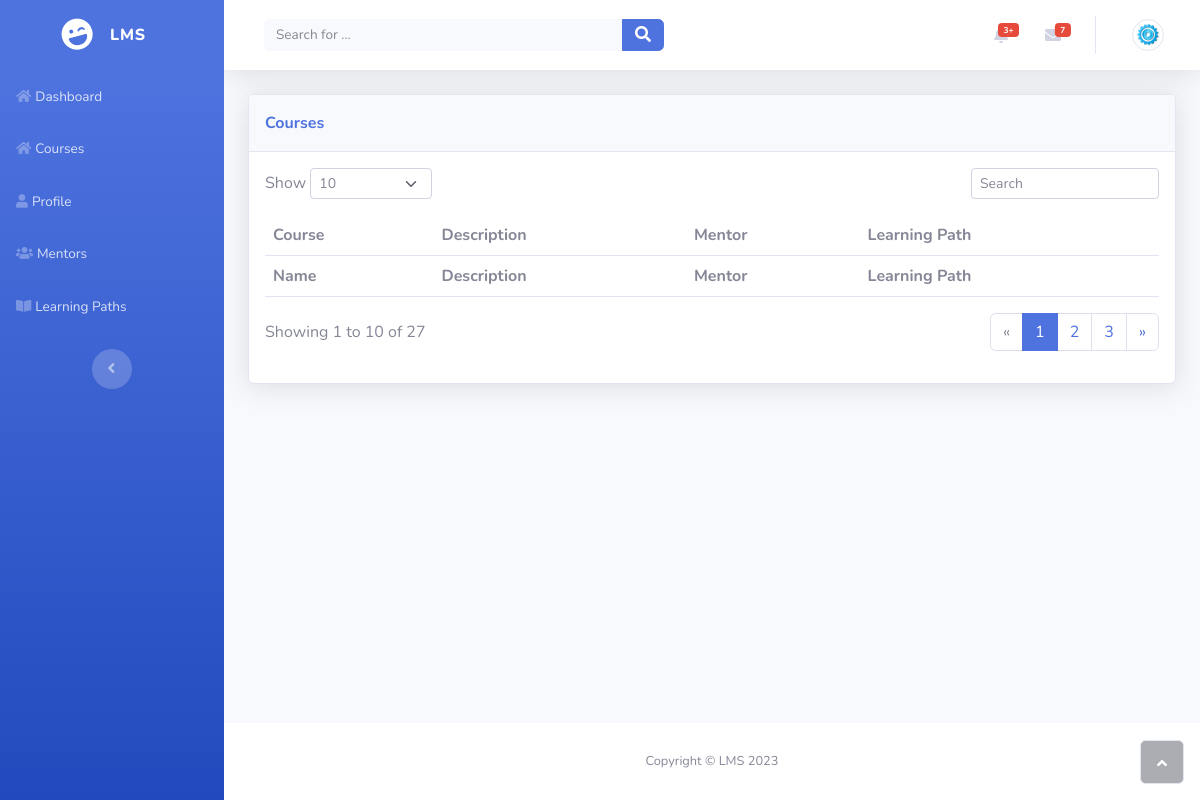
The page /Views/Mentor/view_courses.php on the database as committed earlier.
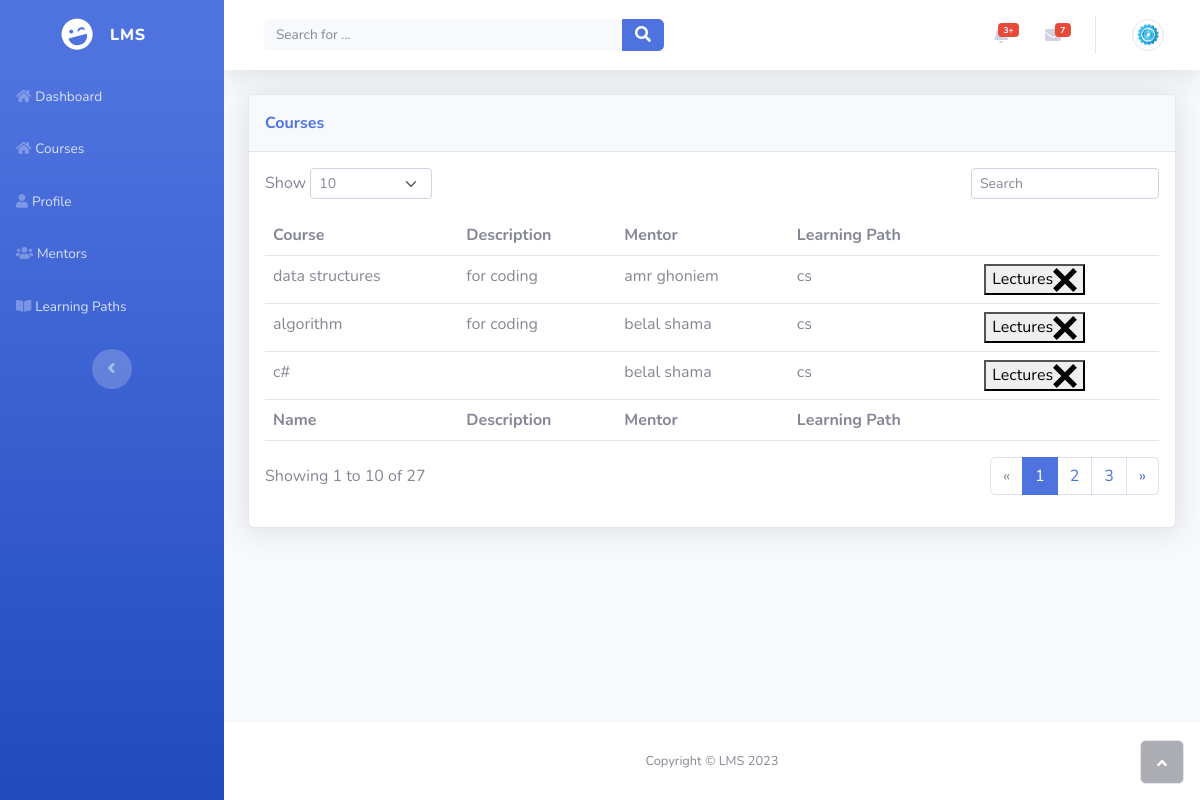
The same page on the database as committed later.
### tables this page shows
CREATE TABLE `course` (
  `id` int NOT NULL AUTO_INCREMENT,
  `name` varchar(50) DEFAULT NULL,
  `description` text,
  `requirements` text,
  `mentor_id` int DEFAULT NULL,
  `learning_path_id` int DEFAULT NULL,
  PRIMARY KEY (`id`),
  UNIQUE KEY `name` (`name`),
  KEY `mentor_id` (`mentor_id`),
  KEY `learning_path_id` (`learning_path_id`),
  CONSTRAINT `course_ibfk_1` FOREIGN KEY (`mentor_id`) REFERENCES `mentor` (`id`) ON DELETE CASCADE ON UPDATE CASCADE,
  CONSTRAINT `course_ibfk_2` FOREIGN KEY (`learning_path_id`) REFERENCES `learning_path` (`id`) ON DELETE CASCADE ON UPDATE CASCADE
);

CREATE TABLE `mentor` (
  `id` int NOT NULL AUTO_INCREMENT,
  `fname` varchar(50) DEFAULT NULL,
  `lname` varchar(50) DEFAULT NULL,
  `password` varchar(50) DEFAULT NULL,
  `nationality` varchar(50) DEFAULT NULL,
  `gender` varchar(50) DEFAULT NULL,
  `birthdate` date DEFAULT NULL,
  `email` varchar(50) DEFAULT NULL,
  `phone` varchar(50) DEFAULT NULL,
  `salary` double DEFAULT NULL,
  `final_rate` double DEFAULT NULL,
  PRIMARY KEY (`id`),
  UNIQUE KEY `password` (`password`),
  UNIQUE KEY `email` (`email`),
  UNIQUE KEY `phone` (`phone`)
);

CREATE TABLE `learning_path` (
  `id` int NOT NULL AUTO_INCREMENT,
  `name` varchar(50) DEFAULT NULL,
  PRIMARY KEY (`id`),
  UNIQUE KEY `name` (`name`)
);

### Controllers/UsersController.php (called while the page is built, shortened)
<?php
require_once(__DIR__ . "/DBController.php");
class UsersController
{
    public function GetLearningPathCoursesInfo($id)
    {
        $this->db = new DBController();
        if ($this->db->connect()) {
            $query = "select c.id as course_id,c.name as course,
                    c.description as description, lp.name as learning_path,
                    m.fname as mentor_fname, m.lname as mentor_lname
                    from course c, mentor m, learning_path lp
                    where m.id = c.mentor_id and lp.id = $id
                    and c.learning_path_id = lp.id;";
            return $this->db->Select($query);
        } else {
            echo "Error in Database Connection";
            return false;
        }
    }
}

### Controllers/DBController.php (called while the page is built, shortened)
<?php
class DBController
{
    private $host = "localhost";
    private $user = "root";
    private $password = "";
    private $database = "lms";
    private $port = "3306";
    private $conn;
    public function connect(): bool
    {
        $this->conn = new mysqli($this->host, $this->user, $this->password, $this->database, $this->port);
        if ($this->conn->connect_error) {
            echo "Connection failed: " . $this->conn->connect_error;
            return false;
        } else
            return true;
    }
    public function Select($sql)
    {
        $result = $this->conn->query($sql);
        return $result->fetch_all(MYSQLI_ASSOC);
    }
}

### Views/Mentor/view_courses.php (the view, shortened to what this page needs)
<?php
require_once(__DIR__ . "/../../Controllers/UsersController.php");
$Controller = new UsersController();
$Courses = $Controller->GetLearningPathCoursesInfo(1);
?>
<!DOCTYPE html>
<html lang="en">
<head>
    <link rel="stylesheet" href="../assets/bootstrap/css/bootstrap.min.css">
    <link rel="stylesheet" href="../assets/fonts/fontawesome-all.min.css">
</head>
<body id="page-top">
    <div id="wrapper">
        <nav class="navbar navbar-dark align-items-start sidebar sidebar-dark accordion bg-gradient-primary p-0">
            <div class="container-fluid d-flex flex-column p-0"><a
                    class="navbar-brand d-flex justify-content-center align-items-center sidebar-brand m-0" href="#">
                    <div class="sidebar-brand-icon rotate-n-15"><i class="fas fa-laugh-wink"></i></div>
                    <div class="sidebar-brand-text mx-3"><span>LMS</span></div>
                </a>
                <ul class="navbar-nav text-light" id="accordionSidebar">
                    <li class="nav-item"><a class="nav-link" href="dashboard.php"><i
                                class="fas fa-home"></i><span>Dashboard</span></a></li>
                    <li class="nav-item"><a class="nav-link" href="courses.php"><i
                                class="fas fa-home"></i><span>Courses</span></a></li>
                    <li class="nav-item"><a class="nav-link" href="profile.php"><i
                                class="fas fa-user"></i><span>Profile</span></a></li>
                    <li class="nav-item"><a class="nav-link" href="mentors.php"><i
                                class="fas fa-users"></i><span>Mentors</span></a></li>
                    <li class="nav-item"><a class="nav-link" href="learning paths.php"><i
                                class="fas fa-book-open"></i><span>Learning Paths</span></a></li>
                </ul>
                <div class="text-center d-none d-md-inline"><button class="btn rounded-circle border-0"
                        id="sidebarToggle" type="button"></button></div>
            </div>
        </nav>
        <div class="d-flex flex-column" id="content-wrapper">
            <div id="content">
                <nav class="navbar navbar-light navbar-expand bg-white shadow mb-4 topbar static-top">
                    <div class="container-fluid">
                        <form class="d-none d-sm-inline-block me-auto ms-md-3 my-2 my-md-0 mw-100 navbar-search">
                            <div class="input-group"><input class="bg-light form-control border-0 small" type="text"
                                    placeholder="Search for ..."><button class="btn btn-primary py-0" type="button"><i
                                        class="fas fa-search"></i></button></div>
                        </form>
                        <ul class="navbar-nav flex-nowrap ms-auto">
                            <li class="nav-item dropdown no-arrow mx-1">
                                <div class="nav-item dropdown no-arrow"><a class="dropdown-toggle nav-link"
                                        aria-expanded="false" data-bs-toggle="dropdown" href="#"><span
                                            class="badge bg-danger badge-counter">3+</span></a>
                                </div>
                            </li>
                            <li class="nav-item dropdown no-arrow mx-1">
                                <div class="nav-item dropdown no-arrow"><a class="dropdown-toggle nav-link"
                                        aria-expanded="false" data-bs-toggle="dropdown" href="#"><span
                                            class="badge bg-danger badge-counter">7</span><i
                                            class="fas fa-envelope fa-fw"></i></a>
                                </div>
                            </li>
                            <li class="nav-item dropdown no-arrow">
                                <div class="nav-item dropdown no-arrow">
                                    <a class="dropdown-toggle nav-link" aria-expanded="false" data-bs-toggle="dropdown"
                                        href="#"><img class="border rounded-circle img-profile"
                                            src="../assets/img/avatars/gear.png"></a>
                                </div>
                            </li>
                        </ul>
                    </div>
                </nav>
                <div class="container-fluid">
                    <div class="card shadow">
                        <div class="card-header py-3">
                            <p class="text-primary m-0 fw-bold">Courses</p>
                        </div>
                        <div class="card-body">
                            <div class="row">
                                <div class="col-md-6 text-nowrap">
                                    <div id="dataTable_length" class="dataTables_length" aria-controls="dataTable">
                                        <label class="form-label">Show&nbsp;<select
                                                class="d-inline-block form-select form-select-sm">
                                                <option value="10" selected="">10</option>
                                            </select>&nbsp;</label>
                                    </div>
                                </div>
                                <div class="col-md-6">
                                    <div class="text-md-end dataTables_filter" id="dataTable_filter"><label
                                            class="form-label"><input type="search" class="form-control form-control-sm"
                                                aria-controls="dataTable" placeholder="Search"></label></div>
                                </div>
                            </div>
                            <div class="table-responsive table mt-2" id="dataTable" role="grid"
                                aria-describedby="dataTable_info">
                                <table class="table my-0" id="dataTable">
                                    <thead>
                                        <tr>
                                            <th>Course</th>
                                            <th>Description</th>
                                            <th>Mentor</th>
                                            <th>Learning Path</th>
                                        </tr>
                                    </thead>
                                    <tbody>
                                        <?php
                                        foreach ($Courses as $Course) {
                                            ?>
                                            <tr>
                                                <td>
                                                    <?php echo $Course['course'] ?>
                                                </td>
                                                <td>
                                                    <?php echo $Course['description'] ?>
                                                </td>
                                                <td>
                                                    <?php echo $Course['mentor_fname'] . " " . $Course['mentor_lname'] ?>
                                                </td>
                                                <td>
                                                    <?php echo $Course['learning_path'] ?>
                                                </td>
                                                <td>
                                                    <form method="POST">
                                                        <button class="noselect" type="submit" name="lectures"
                                                            value="lectures"><span class="text">Lectures</span><span
                                                                class="icon"><svg xmlns="http://www.w3.org/2000/svg"
                                                                    width="24" height="24" viewBox="0 0 24 24">
                                                                    <path
                                                                        d="M24 20.188l-8.315-8.209 8.2-8.282-3.697-3.697-8.212 8.318-8.31-8.203-3.666 3.666 8.321 8.24-8.206 8.313 3.666 3.666 8.237-8.318 8.285 8.203z">
                                                                    </path>
                                                                </svg></span></button>
                                                    </form>
                                                </td>
                                            </tr>
                                            <?php
                                        }
                                        ?>
                                    </tbody>
                                    <tfoot>
                                        <tr>
                                            <td><strong>Name</strong></td>
                                            <td><strong>Description</strong></td>
                                            <td><strong>Mentor</strong></td>
                                            <td><strong>Learning Path</strong></td>
                                        </tr>
                                    </tfoot>
                                </table>
                            </div>
                            <div class="row">
                                <div class="col-md-6 align-self-center">
                                    <p id="dataTable_info" class="dataTables_info" role="status" aria-live="polite">
                                        Showing 1 to 10 of 27</p>
                                </div>
                                <div class="col-md-6">
                                    <nav
                                        class="d-lg-flex justify-content-lg-end dataTables_paginate paging_simple_numbers">
                                        <ul class="pagination">
                                            <li class="page-item disabled"><a class="page-link" aria-label="Previous"
                                                    href="#"><span aria-hidden="true">«</span></a></li>
                                            <li class="page-item active"><a class="page-link" href="#">1</a></li>
                                            <li class="page-item"><a class="page-link" href="#">2</a></li>
                                            <li class="page-item"><a class="page-link" href="#">3</a></li>
                                            <li class="page-item"><a class="page-link" aria-label="Next" href="#"><span
                                                        aria-hidden="true">»</span></a></li>
                                        </ul>
                                    </nav>
                                </div>
                            </div>
                        </div>
                    </div>
                </div>
            </div>
            <footer class="bg-white sticky-footer">
                <div class="container my-auto">
                    <div class="text-center my-auto copyright"><span>Copyright © LMS 2023</span></div>
                </div>
            </footer>
        </div><a class="border rounded d-inline scroll-to-top" href="#page-top"><i class="fas fa-angle-up"></i></a>
    </div>
</body>
</html>

Rows that differ between the two databases and show on the page:
added course: name "data structures", description "for coding", mentor.fname "amr", mentor.lname "ghoniem", learning_path.name "cs"
added course: name "algorithm", description "for coding", mentor.fname "belal", mentor.lname "shama", learning_path.name "cs"
added course: name "c#", mentor.fname "belal", mentor.lname "shama", learning_path.name "cs"
